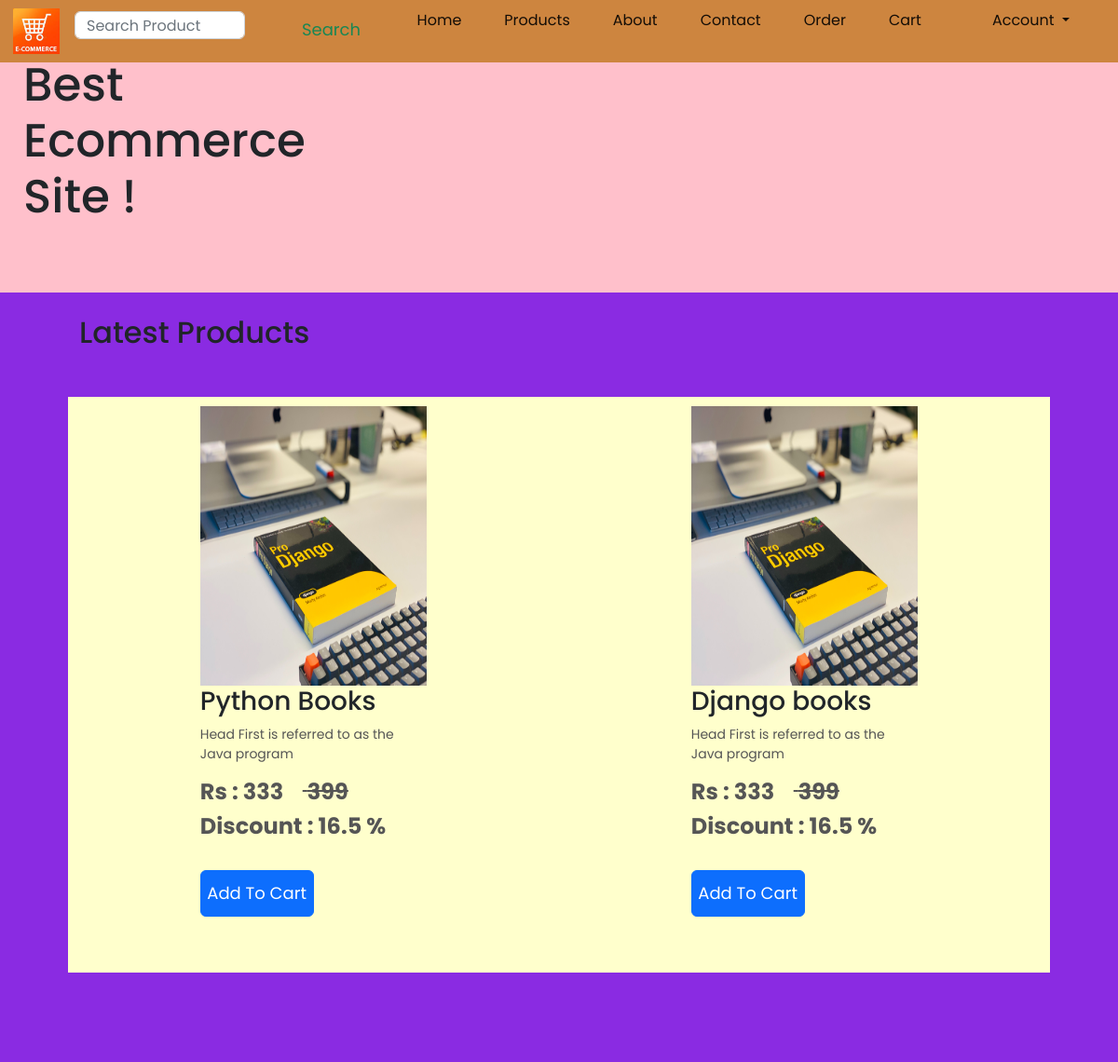
The app's page /product/show_product/9/ (signed in) with its own data.
### product/models.py (models this page shows, shortened)
class ProductAbstract(models.Model):
    name = models.CharField(max_length=50)
    stock = models.IntegerField()
    description = models.CharField(max_length=50)
    image = models.ImageField(upload_to="images/product/" + str(datetime.datetime.now()) + "/" )
    price = models.IntegerField()
    rating = models.IntegerField(null=True, blank=True, validators=[rating_validation])
    actual_price = models.IntegerField(null=True)
    class Meta:
        abstract = True

class ProductProperty(ProductAbstract):
    product_name = models.ForeignKey(Product, on_delete=models.CASCADE, )
    color = models.CharField(max_length=50, null=True)

### product/views.py (the view)
# urls.py: path('show_product/<int:id>/',  show_product, name= "show_product"),
@login_required(login_url='sign_in')
def show_product(request, id=None):
     stock = Product.objects.get(id=id).stock
     if id is not None and stock > 0 :
          context = { 'title' : "Show Product",
                    'show_products_property': ProductProperty.objects.filter(product_name__id=id),
                    'show_product_id':id
                    }
          return render(request, 'product/show_product.html', context=context)
     messages.error(request, 'OUT OF STOCK !!')
     return  HttpResponseRedirect(reverse('dashboard'))

### product/templates/product/show_product.html (shortened to what this page needs)
{% extends "base.html" %}
{% load static %}
{% load mathfilters %}
{% block body %}
{{ block.super }}
    <div class="bg-color">   <br>
        <div class="small-container">
            <h2 class="title">Latest Products</h2>
            <div class="row bg-product">
                {% for product in show_products_property %}
                    <div class="col-4">
                    <img src="{{ product.image.url  }}" alt="" />
                    <h3>{{ product.name }}</h3>
                    <p> {{product.description}}</p>
                  <h4> <b> Rs : {{product.price}} &nbsp;&nbsp;&nbsp;<del> {{product.actual_price   }}</del>  </b>  </h4>
                  <h4> <b  class="discount" > Discount : {{product.actual_price|sub:product.price|mul:100|div:product.actual_price|floatformat}} % </b>  </h4> <br>
                    <a href="{% url 'add_cart' id=product.id  show_product_id=show_product_id %}"><button class="btn btn-primary">  Add To Cart </button></a>
                    </div>
                {% endfor %}
            </div> <br> <br>
        </div> <br> <br>
{% endblock body%}

### user/static/user/css/style.css (style rules this page uses)
body { font-family: 'Poppins', sans-serif; background-color: blueviolet; position: relative; height: 100%; }
* { margin: 0; padding: 0; box-sizing: border-box; }
p { color: #555; }
.row { margin-top: 50px; display: flex; align-items: center; flex-wrap: wrap; justify-content: space-around; }
.small-container { max-width: 1080px; margin: auto; padding-left: 25px; padding-right: 25px; }
.col-4 { flex-basis: 25%; padding: 10px; position: relative; min-width: 200px; margin-bottom: 50px; position: relative; transition: transform 0.5s; }
.col-4 img { width: 100%; height: 300px; }
h4 { color: #555; font-weight: normal; }
.col-4 p { font-size: 14px; }
.bg-product { background-color: #ffffcc; }
.bg-color { background-color: blueviolet; }
a { text-decoration: none; }
.bg-product .col-4 button { height: 50px; width: 50%; color: rgb(255, 255, 255); font-size: large; padding: 0; }

### records on screen
ProductProperty: image (picture), name "Python Books", description "Head First is referred to as the Java program", price "333", actual_price "399", actual_price|sub "16.5"
ProductProperty: image (picture), name "Django books", description "Head First is referred to as the Java program", price "333", actual_price "399", actual_price|sub "16.5"
